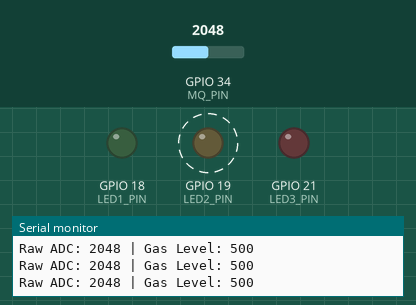
This sketch was run on a simulated ESP32. Parts: output pins drawn as LEDs (lit = HIGH), the last lines printed to the serial monitor. Dashed ring = blinking. The inputs (shaded band) are chosen by the test bench; at power-on: GPIO 34 (MQ_PIN) = 2048. WiFi joins after 1.5 s; servers stay silent unless stated.

Above: at 6.5 s.
6.6 s: GPIO 34 (MQ_PIN) set to 2091
At 9.25 s:
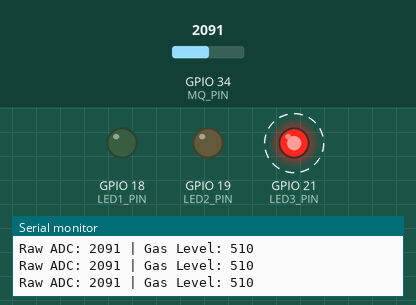
12.4 s: GPIO 34 (MQ_PIN) set to 1228
At 17.25 s:
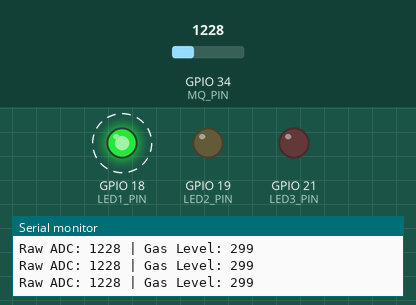
20.4 s: GPIO 34 (MQ_PIN) set to 1394
23.9 s: GPIO 34 (MQ_PIN) set to 1505
At 25.25 s:
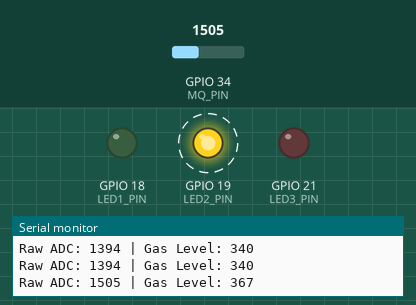
27.8 s: GPIO 34 (MQ_PIN) set to 2866
At 30.6 s:
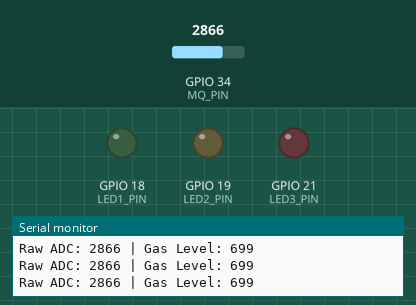
Timing chart, 0 to 32.3 s (numbered marks = the images above; inputs shaded):
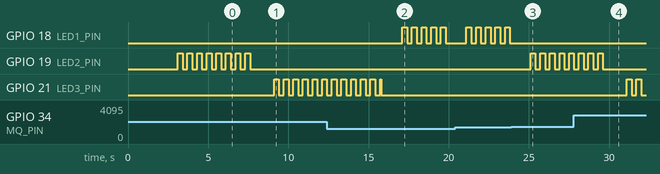

Measured:
- the behaviour switches between 2051 and 2052 on GPIO 34 (MQ_PIN) (found by bisection; images 0 and 1)
- the behaviour switches between 1433 and 1434 on GPIO 34 (MQ_PIN) (found by bisection; images 2 and 3)
- after the input at 6.6 s, GPIO 19 (LED2_PIN): goes on until 7.6 s, then stays LOW; GPIO 21 (LED3_PIN): alternates HIGH for 0.30 s and LOW for 0.30 s, starting after 2.5 s
- after the input at 12.4 s, GPIO 18 (LED1_PIN): alternates HIGH for 0.30 s and LOW for 0.30 s, starting after 4.7 s; GPIO 21 (LED3_PIN): goes on until 15.8 s, then stays LOW
- after the input at 23.9 s, GPIO 18 (LED1_PIN): stops changing and stays LOW; GPIO 19 (LED2_PIN): alternates HIGH for 0.30 s and LOW for 0.30 s, starting after 1.2 s
- after the input at 27.8 s, GPIO 19 (LED2_PIN): goes on until 29.6 s, then stays LOW; GPIO 21 (LED3_PIN): alternates HIGH for 0.30 s and LOW for 0.30 s, starting after 3.3 s
- by itself, GPIO 19 (LED2_PIN): alternates HIGH for 0.30 s and LOW for 0.30 s

The sketch:

sketch.ino
```cpp
#define BLYNK_TEMPLATE_ID "TMPL69AUjiMvq"
#define BLYNK_TEMPLATE_NAME "Gas Monitor IoT"
#define BLYNK_AUTH_TOKEN "6z1ZgllvI-vB662niYFtKn76uomj_K0A"
#define BLYNK_PRINT Serial

#include <WiFi.h>
#include <WiFiClient.h>
#include <BlynkSimpleEsp32.h>


// WiFi Credential
char ssid[] = "Wokwi-GUEST";
char pass[] = "";

#define MQ_PIN    34
#define LED1_PIN  18   // Hijau
#define LED2_PIN  19   // Kuning
#define LED3_PIN  21   // Merah

BlynkTimer timer;

// Variabel kontrol manual
int manualLED1 = 0;
int manualLED2 = 0;
int manualLED3 = 0;

// Variabel blink non-blocking
bool blinking = false;
int activeLED = 0;
unsigned long blinkStart = 0;
unsigned long lastBlink = 0;
bool ledState = false;
unsigned long blinkDuration = 0;

// Threshold
const int NO_GAS_THRESHOLD = 205;   // <= 205 dianggap "tidak terdeteksi"

// Fungsi bantu
void allLEDOff() {
  digitalWrite(LED1_PIN, LOW);
  digitalWrite(LED2_PIN, LOW);
  digitalWrite(LED3_PIN, LOW);
}

void startBlink(int ledPin, unsigned long durationMs) {
  blinking = true;
  activeLED = ledPin;
  blinkStart = millis();
  lastBlink = millis();
  blinkDuration = durationMs;
  ledState = false;

  allLEDOff();
}

void handleBlink() {
  if (!blinking) return;

  // toggle tiap 300 ms
  if (millis() - lastBlink >= 300) {
    lastBlink = millis();
    ledState = !ledState;
    digitalWrite(activeLED, ledState);
  }

  // stop jika durasi selesai
  if (millis() - blinkStart >= blinkDuration) {
    blinking = false;
    allLEDOff();
  }
}

void applyManualControl() {
  digitalWrite(LED1_PIN, manualLED1);
  digitalWrite(LED2_PIN, manualLED2);
  digitalWrite(LED3_PIN, manualLED3);
}

// Blynk kontrol LED manual
BLYNK_WRITE(V2) {
  manualLED1 = param.asInt();
}

BLYNK_WRITE(V3) {
  manualLED2 = param.asInt();
}

BLYNK_WRITE(V4) {
  manualLED3 = param.asInt();
}

// Kirim data sensor & logika
void sendSensorData() {
  int gasValue = analogRead(MQ_PIN);

  // Supaya sesuai soal (0-500+), kita mapping ke 0-1000
  int gasLevel = map(gasValue, 0, 4095, 0, 1000);

  Serial.print("Raw ADC: ");
  Serial.print(gasValue);
  Serial.print(" | Gas Level: ");
  Serial.println(gasLevel);

  // kirim ke Blynk
  Blynk.virtualWrite(V0, gasLevel);

  // Jika gas tidak terdeteksi
  if (gasLevel <= NO_GAS_THRESHOLD) {
    Blynk.virtualWrite(V1, "Gas Tidak Terdeteksi - Mode Manual");


    if (!blinking) {
      applyManualControl();
    }
    return;
  }

  // Jika gas terdeteksi

  Blynk.virtualWrite(V1, "Gas Terdeteksi - Mode Otomatis");

  // Saat gas terdeteksi, abaikan kontrol manual
  manualLED1 = 0;
  manualLED2 = 0;
  manualLED3 = 0;

  Blynk.virtualWrite(V2, 0);
  Blynk.virtualWrite(V3, 0);
  Blynk.virtualWrite(V4, 0);

  // Jalankan blink hanya jika sedang tidak blinking
  if (!blinking) {
    if (gasLevel >= 0 && gasLevel <= 349) {
      startBlink(LED1_PIN, 3000); // 3 detik
    }
    else if (gasLevel >= 350 && gasLevel <= 500) {
      startBlink(LED2_PIN, 5000); // 5 detik
    }
    else if (gasLevel > 500) {
      startBlink(LED3_PIN, 7000); // 7 detik
    }
  }
}

// Setup
void setup() {
  Serial.begin(115200);

  pinMode(LED1_PIN, OUTPUT);
  pinMode(LED2_PIN, OUTPUT);
  pinMode(LED3_PIN, OUTPUT);

  allLEDOff();

  Blynk.begin(BLYNK_AUTH_TOKEN, ssid, pass);

  // Timer baca sensor tiap 1 detik
  timer.setInterval(1000L, sendSensorData);
}

// Loop
void loop() {
  Blynk.run();
  timer.run();
  handleBlink();
}
```
